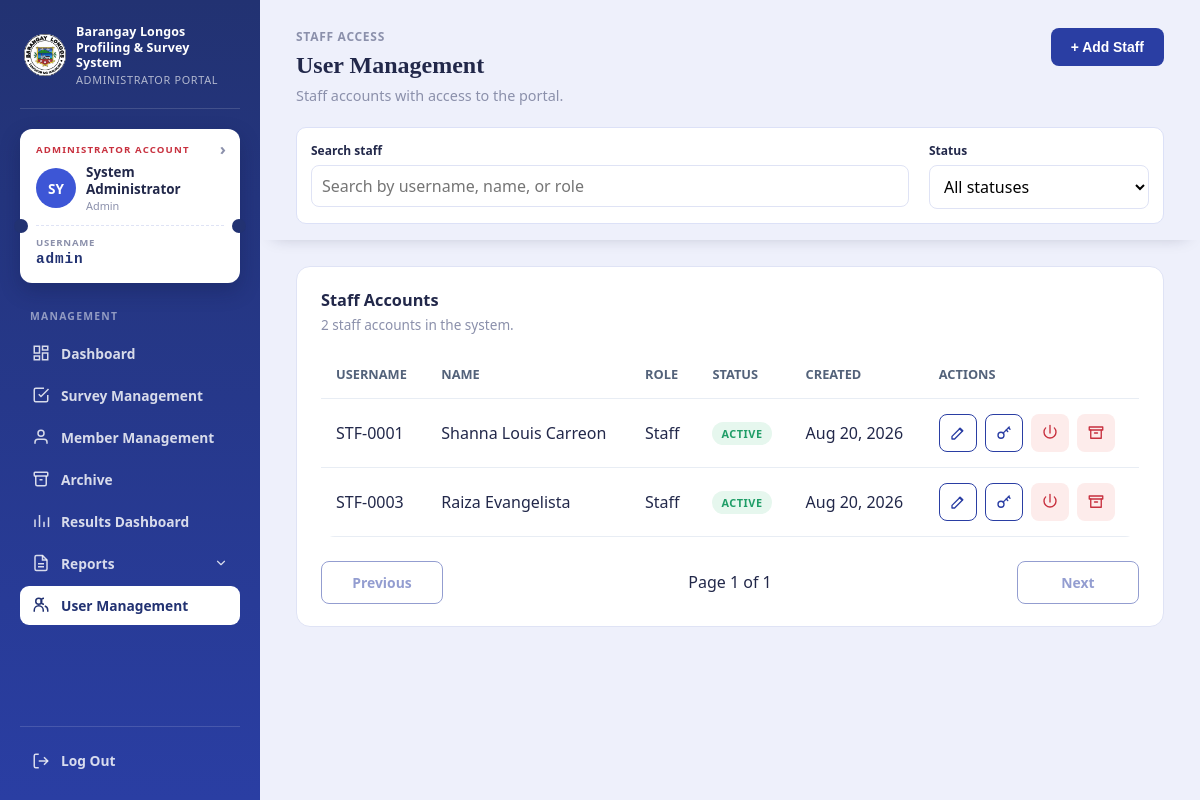
Page /admin/pages/users.php (signed in) on the committed database.
### tables this page shows
CREATE TABLE `staff_admin` (
  `id` int(10) UNSIGNED NOT NULL,
  `username` varchar(80) NOT NULL,
  `full_name` varchar(120) NOT NULL,
  `password_hash` varchar(255) NOT NULL,
  `role` enum('admin','staff') NOT NULL DEFAULT 'staff',
  `contact_number` varchar(30) NOT NULL DEFAULT '',
  `address` text NOT NULL,
  `birthday` date DEFAULT NULL,
  `is_active` tinyint(1) NOT NULL DEFAULT 1,
  `archived_at` timestamp NULL DEFAULT NULL,
  `created_at` timestamp NULL DEFAULT current_timestamp()
);

### config/auth.php (called while the page is built, shortened)
<?php
require_once __DIR__ . '/database.php';
function h(?string $value): string
{
    return htmlspecialchars((string) $value, ENT_QUOTES, 'UTF-8');
}

### config/database.php (called while the page is built, shortened)
<?php
function database(): PDO
{
    static $connection = null;
    if ($connection instanceof PDO) {
        return $connection;
    }
    $connection = new PDO(
        'mysql:host=' . DB_HOST . ';dbname=' . DB_NAME . ';charset=utf8mb4',
        DB_USER,
        DB_PASS,
        [
            PDO::ATTR_ERRMODE => PDO::ERRMODE_EXCEPTION,
            PDO::ATTR_DEFAULT_FETCH_MODE => PDO::FETCH_ASSOC,
            PDO::ATTR_EMULATE_PREPARES => false,
        ]
    );
    $connection->exec("SET time_zone = '+08:00'");
    return $connection;
}

### config/admin_auth.php (called while the page is built, shortened)
<?php
require_once __DIR__ . '/auth.php';
function current_admin(): ?array
{
    $statement = database()->prepare('SELECT id, username, full_name, role, contact_number, address, birthday FROM staff_admin WHERE id = ? AND is_active = 1 LIMIT 1');
    $statement->execute([$_SESSION['admin_id']]);
    return $statement->fetch() ?: null;
}
function require_admin(): array
{
    $admin = current_admin();
    return $admin;
}

### admin/pages/users.php (the view, shortened to what this page needs)
<?php
require_once __DIR__ . '/../../config/admin_auth.php';
$admin = require_admin();
$db = database();
$perPage = 10;
$search = trim((string) ($_GET['q'] ?? ''));
$statusFilter = (string) ($_GET['status'] ?? 'all');
$statusFilter = in_array($statusFilter, ['all', 'active', 'inactive'], true) ? $statusFilter : 'all';
$where = ['archived_at IS NULL', "role = 'staff'"];
$params = [];
$whereSql = 'WHERE ' . implode(' AND ', $where);
$countStatement = $db->prepare("SELECT COUNT(*) FROM staff_admin $whereSql");
$countStatement->execute($params);
$userCount = (int) $countStatement->fetchColumn();
$pageCount = max(1, (int) ceil($userCount / $perPage));
$page = min(max(1, (int) ($_GET['page'] ?? 1)), $pageCount);
$offset = ($page - 1) * $perPage;
$userStatement = $db->prepare(
    "SELECT id, username, full_name, role, is_active, created_at
     FROM staff_admin
     $whereSql
     ORDER BY id DESC
     LIMIT $perPage OFFSET $offset"
);
$userStatement->execute($params);
$users = $userStatement->fetchAll();
function render_user_results(array $users, int $userCount, int $perPage, string $search, string $statusFilter, int $page, int $pageCount, array $admin): string
{
    ?>
        <div class="card-title-row">
            <div>
                <div class="card-title">Staff Accounts</div>
                <div class="card-desc"><?=$userCount?> staff account<?=$userCount===1?'':'s'?> in the system.</div>
            </div>
        </div>
        <table class="responsive-table">
            <thead><tr><th>Username</th><th>Name</th><th>Role</th><th>Status</th><th>Created</th><th>Actions</th></tr></thead>
            <tbody>
            <?php foreach ($users as $u): ?>
                <tr>
                    <td data-label="Username"><?=h($u['username'])?></td>
                    <td data-label="Name"><?=h($u['full_name'])?></td>
                    <td data-label="Role"><?=h(ucfirst($u['role']))?></td>
                    <td data-label="Status"><span class="badge <?=$u['is_active']?'badge-success':'badge-warning'?>"><?=$u['is_active']?'Active':'Inactive'?></span></td>
                    <td data-label="Created"><?=h(date('M j, Y', strtotime($u['created_at'])))?></td>
                    <td data-label="Actions">
                        <div class="row-actions user-row-actions">
                            <button class="btn btn-outline btn-sm user-icon-action" type="button" aria-label="Edit staff account" data-tooltip="Edit"
                                onclick='openEditUserModal(<?=json_encode([
                                    "id" => (int) $u["id"],
                                    "full_name" => $u["full_name"],
                                    "role" => $u["role"],
                                ], JSON_HEX_APOS | JSON_HEX_QUOT)?>)'><svg viewBox="0 0 24 24" aria-hidden="true"><path d="M4 16.5V20h3.5L18.4 9.1l-3.5-3.5L4 16.5Z"/><path d="m13.9 6.1 3.5 3.5"/></svg></button>
                            <button class="btn btn-outline btn-sm user-icon-action" type="button" aria-label="Change <?= h($u['username']) ?> password" data-tooltip="Change password"
                                onclick='openChangePasswordModal(<?=json_encode([
                                    "id" => (int) $u["id"],
                                    "username" => $u["username"],
                                    "isOwn" => (int) $u["id"] === (int) $admin["id"],
                                ], JSON_HEX_APOS | JSON_HEX_QUOT)?>)'><svg viewBox="0 0 24 24" aria-hidden="true"><circle cx="8" cy="15" r="4"/><path d="M10.85 12.15 19 4"/><path d="M18 5l2 2"/><path d="M15 8l2 2"/></svg></button>
                            <?php if ((int) $u['id'] !== (int) $admin['id']): ?>
                                <?php
                                    $toggleConfirm = json_encode([
                                        'title' => ($u['is_active'] ? 'Deactivate' : 'Activate') . ' this staff account?',
                                        'description' => $u['is_active']
                                            ? $u['full_name'] . ' will no longer be able to log in to the admin portal until reactivated.'
                                            : $u['full_name'] . ' will be able to log in to the admin portal again.',
                                        'confirmLabel' => $u['is_active'] ? 'Yes, deactivate' : 'Yes, activate',
                                        'variant' => $u['is_active'] ? 'danger' : 'info',
                                    ], JSON_HEX_APOS | JSON_HEX_QUOT);
                                ?>
                                <form action="../../process/update_staff.php" method="post" data-confirm-modal='<?=$toggleConfirm?>'>
                                    <button class="btn btn-sm <?=$u['is_active']?'btn-danger':'btn-primary'?> user-icon-action" type="submit" aria-label="<?=$u['is_active']?'Deactivate':'Activate'?> staff account" data-tooltip="<?=$u['is_active']?'Deactivate':'Activate'?>"><svg viewBox="0 0 24 24" aria-hidden="true"><path d="M12 2v10"/><path d="M6.2 5.2a8 8 0 1 0 11.6 0"/></svg></button>
                                </form>
                                <?php
                                    $archiveConfirm = json_encode([
                                        'title' => 'Archive this staff account?',
                                        'description' => $u['full_name'] . ' will be moved to the Archive and deactivated. You can restore it from there at any time.',
                                        'confirmLabel' => 'Yes, archive',
                                        'variant' => 'danger',
                                    ], JSON_HEX_APOS | JSON_HEX_QUOT);
                                ?>
                                <form action="../../process/admin_archive_staff.php" method="post" data-confirm-modal='<?=$archiveConfirm?>'>
                                    <button class="btn btn-danger btn-sm user-icon-action" type="submit" aria-label="Archive staff account" data-tooltip="Archive"><svg viewBox="0 0 24 24" aria-hidden="true"><path d="M3 4h18v4H3z"/><path d="M5 8v11h14V8"/><path d="M10 12h4"/></svg></button>
                                </form>
                            <?php endif; ?>
                        </div>
                    </td>
                </tr>
            <?php endforeach; ?>
            </tbody>
        </table>
        <?php if ($userCount > 0): ?>
        <nav class="management-pagination" aria-label="Staff account pages">
            <?php if ($page > 1): ?><a class="btn btn-outline" data-page="<?= $page - 1 ?>" href="users.php?page=<?= $page - 1 ?>">Previous</a><?php else: ?><span class="btn btn-outline" aria-disabled="true">Previous</span><?php endif; ?>
            <span>Page <?= $page ?> of <?= $pageCount ?></span>
            <?php if ($page < $pageCount): ?><a class="btn btn-outline" data-page="<?= $page + 1 ?>" href="users.php?page=<?= $page + 1 ?>">Next</a><?php else: ?><span class="btn btn-outline" aria-disabled="true">Next</span><?php endif; ?>
        </nav>
        <?php endif; ?>
    <?php
    return (string) ob_get_clean();
}
$resultsHtml = render_user_results($users, $userCount, $perPage, $search, $statusFilter, $page, $pageCount, $admin);
?>
<!doctype html>
<html lang="en">
<head>
<link rel="stylesheet" href="../../assets/css/dashboard.css?v=13">
<link rel="stylesheet" href="../css/logout.css">
<link rel="stylesheet" href="../../assets/css/admin-management.css?v=3">
<link rel="stylesheet" href="../css/users.css?v=4">
<link rel="stylesheet" href="../css/confirm-modal.css?v=3">
</head>
<body>
<div class="portal-shell">
<aside class="sidebar">
    <div class="sidebar-brand"><div class="sidebar-seal"><img src="../../assets/img/barangay-longos-logo.jpg" alt="Barangay Longos Logo"></div><div class="wordmark">Barangay Longos<br>Profiling &amp; Survey System<small>Administrator Portal</small></div></div>
    <div class="id-card" data-navigate-href="admin_profile.php"><div class="id-eyebrow">Administrator Account</div><div class="id-card-row"><div class="id-avatar"><?= h(strtoupper(substr($admin['full_name'], 0, 2))) ?></div><div class="id-card-name"><?= h($admin['full_name']) ?><small><?= h(ucfirst($admin['role'])) ?></small></div></div><div class="id-card-perf"></div><div class="id-card-number"><span>Username</span><?= h($admin['username']) ?></div></div>
    <nav class="nav-group"><span class="nav-label">Management</span>
        <a class="nav-link" href="dashboard.php"><span class="nav-icon"><svg viewBox="0 0 24 24" fill="none" stroke="currentColor" stroke-width="2"><rect x="3" y="3" width="7" height="9"/><rect x="14" y="3" width="7" height="5"/><rect x="14" y="12" width="7" height="9"/><rect x="3" y="16" width="7" height="5"/></svg></span>Dashboard</a>
        <a class="nav-link" href="surveys.php"><span class="nav-icon"><svg viewBox="0 0 24 24" fill="none" stroke="currentColor" stroke-width="2"><path d="M9 11l3 3L22 4"/><path d="M21 12v7a2 2 0 0 1-2 2H5a2 2 0 0 1-2-2V5a2 2 0 0 1 2-2h11"/></svg></span>Survey Management</a>
        <a class="nav-link" href="members.php"><span class="nav-icon"><svg viewBox="0 0 24 24" fill="none" stroke="currentColor" stroke-width="2"><path d="M20 21v-2a4 4 0 0 0-4-4H8a4 4 0 0 0-4 4v2"/><circle cx="12" cy="7" r="4"/></svg></span>Member Management</a><a class="nav-link" href="archive.php"><span class="nav-icon"><svg viewBox="0 0 24 24" fill="none" stroke="currentColor" stroke-width="2"><rect x="3" y="3" width="18" height="5" rx="1"/><path d="M5 8v11a2 2 0 0 0 2 2h10a2 2 0 0 0 2-2V8"/><line x1="10" y1="13" x2="14" y2="13"/></svg></span>Archive</a>
        <a class="nav-link" href="results.php"><span class="nav-icon"><svg viewBox="0 0 24 24" fill="none" stroke="currentColor" stroke-width="2"><line x1="4" y1="20" x2="4" y2="10"/><line x1="10" y1="20" x2="10" y2="4"/><line x1="16" y1="20" x2="16" y2="13"/><line x1="22" y1="20" x2="22" y2="7"/></svg></span>Results Dashboard</a>
        <div class="nav-group-item">
            <button type="button" class="nav-link nav-parent" aria-expanded="false"><span class="nav-icon"><svg viewBox="0 0 24 24" fill="none" stroke="currentColor" stroke-width="2"><path d="M14 2H6a2 2 0 0 0-2 2v16a2 2 0 0 0 2 2h12a2 2 0 0 0 2-2V8z"/><path d="M14 2v6h6"/><line x1="8" y1="13" x2="16" y2="13"/><line x1="8" y1="17" x2="16" y2="17"/></svg></span>
                <span>Reports</span>
                <svg class="nav-chevron" viewBox="0 0 24 24" fill="none" stroke="currentColor" stroke-width="2" stroke-linecap="round" stroke-linejoin="round"><polyline points="6 9 12 15 18 9"/></svg>
            </button>
        </div>
        <a class="nav-link" href="users.php" aria-current="page"><span class="nav-icon"><svg viewBox="0 0 24 24" fill="none" stroke="currentColor" stroke-width="2"><circle cx="9" cy="7" r="4"/><path d="M3 21v-2a6 6 0 0 1 12 0v2"/><path d="M16 11a4 4 0 0 1 0-8"/><path d="M21 21v-2a6 6 0 0 0-4-5.7"/></svg></span>User Management</a>
    </nav>
    <div class="nav-footer"><a class="nav-link" href="../../process/admin_logout.php" onclick="event.preventDefault(); logout();"><span class="nav-icon"><svg viewBox="0 0 24 24" fill="none" stroke="currentColor" stroke-width="2"><path d="M9 21H5a2 2 0 0 1-2-2V5a2 2 0 0 1 2-2h4"/><polyline points="16 17 21 12 16 7"/><line x1="21" y1="12" x2="9" y2="12"/></svg></span>Log Out</a></div>
</aside>
<main class="main">
    <div class="sticky-head">
    <div class="topbar">
        <div>
            <div class="page-eyebrow">Staff access</div>
            <h1 class="page-title">User Management</h1>
            <p class="page-sub">Staff accounts with access to the portal.</p>
        </div>
        <button class="btn btn-primary" type="button" onclick="openAddUserModal()">+ Add Staff</button>
    </div>
    <form class="user-filters card" method="get" role="search" id="userFilterForm">
        <div class="user-filters-row">
            <label class="user-filter-field">
                <span class="user-filter-label">Search staff</span>
                <input type="search" name="q" id="userSearchInput" value="<?= h($search) ?>" placeholder="Search by username, name, or role" autocomplete="off">
            </label>
            <label class="user-filter-field user-filter-field-status">
                <span class="user-filter-label">Status</span>
                <select name="status" id="userStatusSelect">
                    <option value="all" <?= $statusFilter === 'all' ? 'selected' : '' ?>>All statuses</option>
                </select>
            </label>
        </div>
    </form>
    </div>
    <div class="card">
        <div id="userResults"><?= $resultsHtml ?></div>
    </div>
</main>
</div>
</body>
</html>

### rows in the picture
staff_admin: full_name "SY", full_name "System Administrator", role "Admin", username "admin", id "1"
staff_admin: username "STF-0001", full_name "Shanna Louis Carreon", role "Staff", is_active "ACTIVE", created_at "Aug 20, 2026"
staff_admin: username "STF-0003", full_name "Raiza Evangelista", role "Staff", is_active "ACTIVE", created_at "Aug 20, 2026"

### other values in the picture
$userCount "2"
